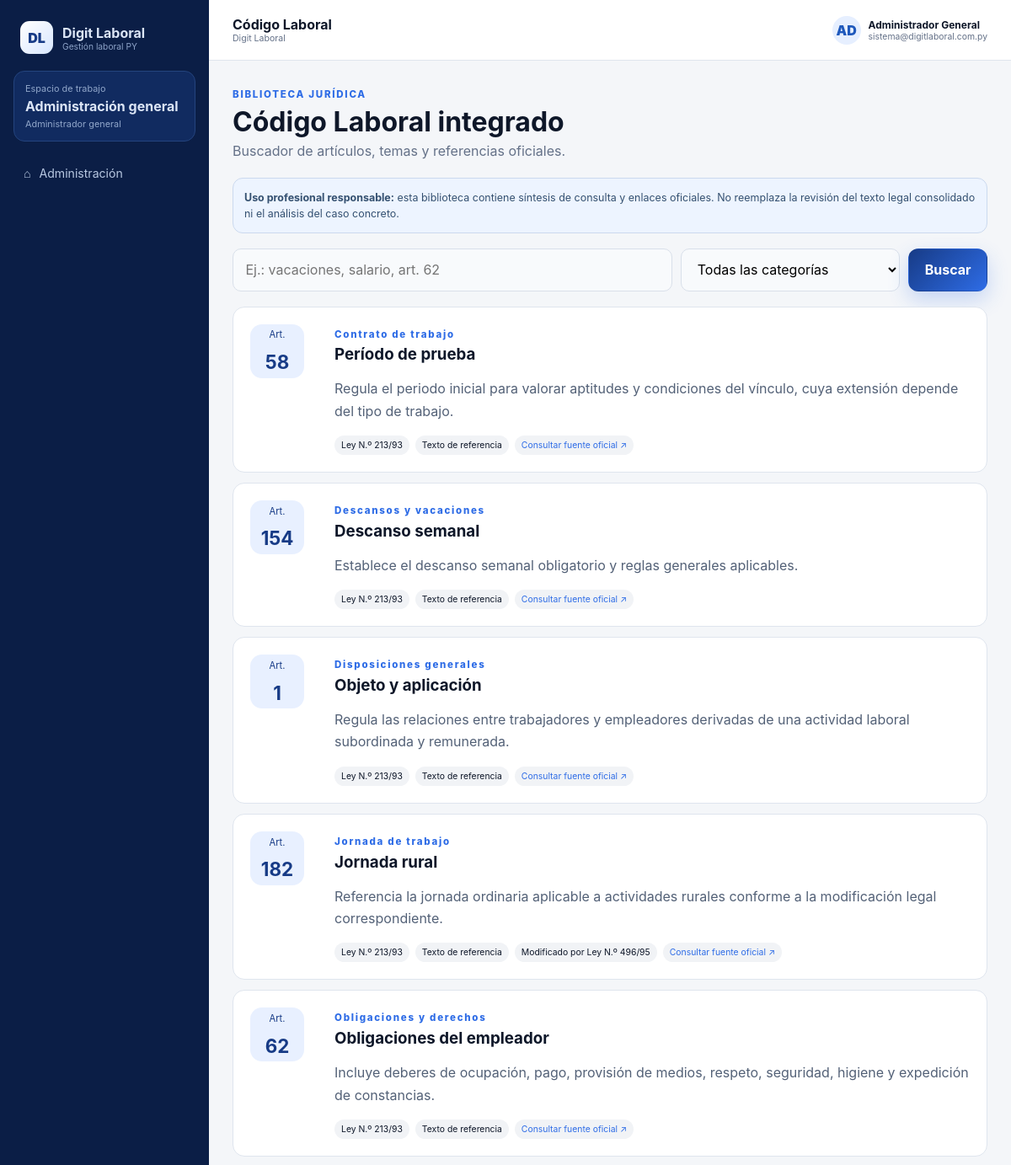
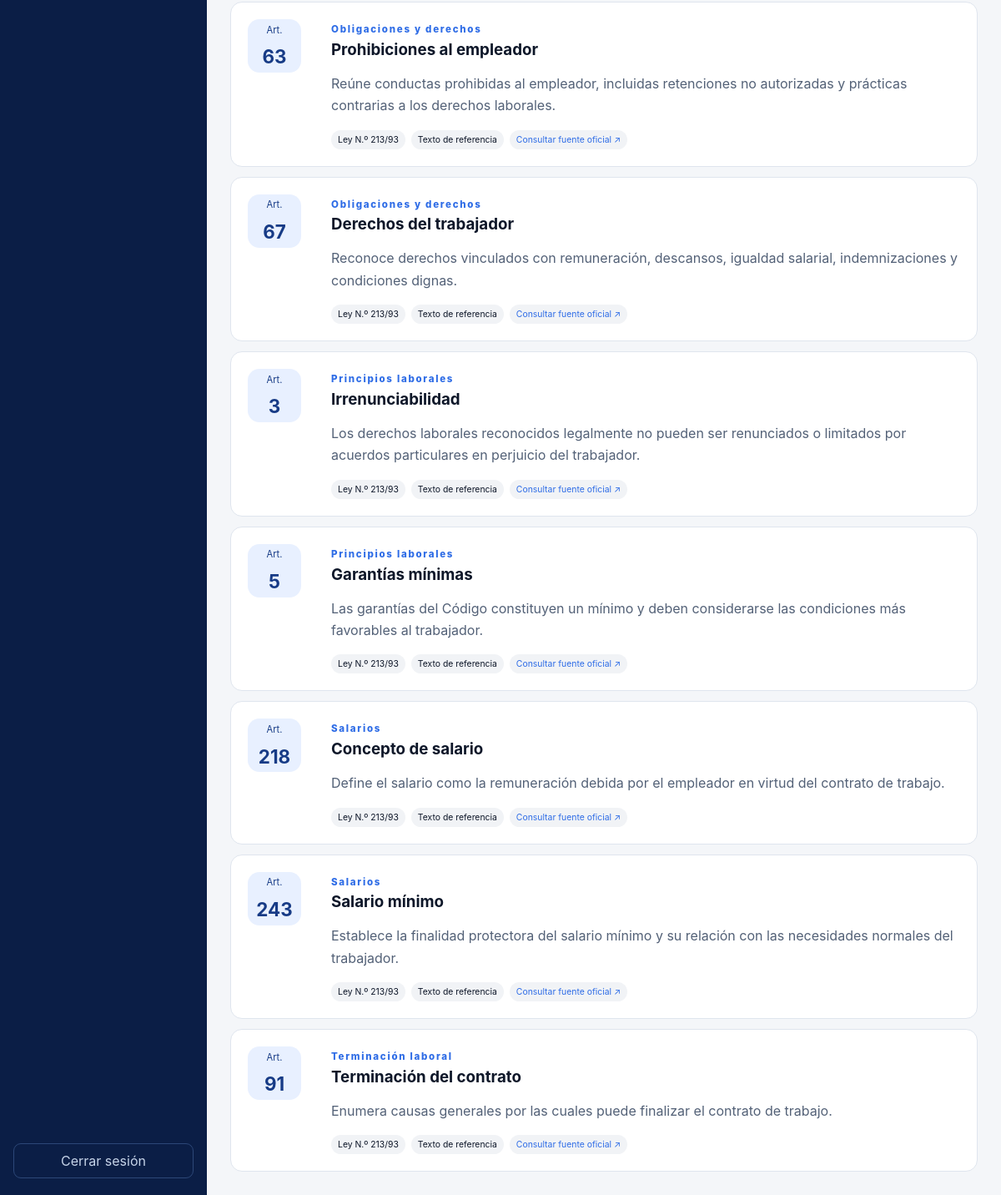
The page /app/labor-code (signed in) on the database its author committed (2 pictures, top to bottom).
### app/models.py (models this page shows)
class User(Base):
    __tablename__ = "users"
    id: Mapped[int] = mapped_column(primary_key=True)
    studio_id: Mapped[Optional[int]] = mapped_column(ForeignKey("studios.id"), nullable=True, index=True)
    company_id: Mapped[Optional[int]] = mapped_column(ForeignKey("companies.id"), nullable=True, index=True)
    full_name: Mapped[str] = mapped_column(String(160))
    email: Mapped[str] = mapped_column(String(180), unique=True, index=True)
    password_hash: Mapped[str] = mapped_column(String(300))
    role: Mapped[str] = mapped_column(String(40), default="auxiliar")
    active: Mapped[bool] = mapped_column(Boolean, default=True)
    must_change_password: Mapped[bool] = mapped_column(Boolean, default=True)
    last_login_at: Mapped[Optional[datetime]] = mapped_column(DateTime, nullable=True)
    created_at: Mapped[datetime] = mapped_column(DateTime, default=lambda: datetime.now(UTC))
    studio: Mapped[Optional[Studio]] = relationship(back_populates="users")
    company: Mapped[Optional["Company"]] = relationship(back_populates="users")

class LaborArticle(Base):
    __tablename__ = "labor_articles"
    id: Mapped[int] = mapped_column(primary_key=True)
    law_number: Mapped[str] = mapped_column(String(40), default="Ley N.º 213/93")
    article_number: Mapped[str] = mapped_column(String(20), index=True)
    heading: Mapped[str] = mapped_column(String(220), default="")
    category: Mapped[str] = mapped_column(String(120), index=True)
    body: Mapped[str] = mapped_column(Text)
    content_status: Mapped[str] = mapped_column(String(60), default="Texto de referencia")
    amendment_note: Mapped[str] = mapped_column(String(240), default="")
    source_name: Mapped[str] = mapped_column(String(120), default="BACN")
    source_url: Mapped[str] = mapped_column(String(500))
    reviewed_at: Mapped[date] = mapped_column(Date, default=date.today)

### app/main.py (the view)
@app.get("/app/labor-code", response_class=HTMLResponse)
def labor_code_page(request: Request, q: str = "", category: str = "", user: User = Depends(require_user), db: Session = Depends(get_db)):
    query = select(LaborArticle)
    if q.strip():
        term = f"%{q.strip()}%"
        query = query.where(or_(LaborArticle.article_number.ilike(term), LaborArticle.heading.ilike(term), LaborArticle.body.ilike(term)))
    if category.strip():
        query = query.where(LaborArticle.category == category)
    articles = list(db.scalars(query.order_by(LaborArticle.category, LaborArticle.article_number)))
    categories = list(db.scalars(select(LaborArticle.category).distinct().order_by(LaborArticle.category)))
    return render(request, "labor_code.html", db, user, articles=articles, categories=categories, q=q, category=category)

### app/templates/labor_code.html (shortened to what this page needs)
{% extends "base.html" %}
{% block page_name %}Código Laboral{% endblock %}
{% block content %}
<div class="page-header"><div><span class="eyebrow">BIBLIOTECA JURÍDICA</span><h1>Código Laboral integrado</h1><p>Buscador de artículos, temas y referencias oficiales.</p></div></div>
<div class="legal-warning"><b>Uso profesional responsable:</b> esta biblioteca contiene síntesis de consulta y enlaces oficiales. No reemplaza la revisión del texto legal consolidado ni el análisis del caso concreto.</div>
<form method="get" class="legal-search"><input name="q" value="{{ q }}" placeholder="Ej.: vacaciones, salario, art. 62"><select name="category"><option value="">Todas las categorías</option></select><button class="btn primary" type="submit">Buscar</button></form>
<section class="article-list">{% for article in articles %}<article><div class="article-number">Art.<b>{{ article.article_number }}</b></div><div><span class="eyebrow">{{ article.category }}</span><h3>{{ article.heading }}</h3><p>{{ article.body }}</p><div class="article-meta"><span>{{ article.law_number }}</span><span>{{ article.content_status }}</span>{% if article.amendment_note %}<span>{{ article.amendment_note }}</span>{% endif %}<a href="{{ article.source_url }}" target="_blank" rel="noopener">Consultar fuente oficial ↗</a></div></div></article>{% else %}<div class="empty-large"><h3>Sin resultados</h3><p>Probá con otro artículo o palabra.</p></div>{% endfor %}</section>
{% endblock %}

### app/templates/base.html (shortened to what this page needs)
<!doctype html>
<html lang="es">
<head>
  <link rel="stylesheet" href="{{ url_for('static', path='app.css') }}">
</head>
<body class="{% if user %}app-body{% else %}public-body{% endif %}">
{% if user %}
  <aside class="sidebar" id="sidebar">
    <a class="brand" href="{{ '/admin' if user.role == 'superadmin' else '/app' }}">
      <span class="brand-mark">DL</span>
      <span><strong>Digit Laboral</strong><small>Gestión laboral PY</small></span>
    </a>
    <div class="workspace-card">
      <span>Espacio de trabajo</span>
      <strong>{% if user.role == 'superadmin' %}Administración general{% elif studio %}{{ studio.name }}{% else %}Empresa vinculada{% endif %}</strong>
      <small>{{ user.role|replace('superadmin','Administrador general')|capitalize }}</small>
    </div>
    <nav class="side-nav">
      {% if user.role == 'superadmin' %}
        <a class="{{ 'active' if active_path.startswith('/admin') else '' }}" href="/admin"><span>⌂</span>Administración</a>
      {% endif %}
    </nav>
    <div class="sidebar-bottom">
      <form method="post" action="/logout"><button class="logout-btn" type="submit">Cerrar sesión</button></form>
    </div>
  </aside>
  <div class="app-shell">
    <header class="topbar">
      <div class="topbar-title"><strong>{% block page_name %}Panel{% endblock %}</strong><small>Digit Laboral</small></div>
      <div class="top-actions">
        <div class="user-chip"><span class="avatar">{{ user.full_name[:2]|upper }}</span><span><b>{{ user.full_name }}</b><small>{{ user.email }}</small></span></div>
      </div>
    </header>
    <main class="main-content">{% block content %}{% endblock %}</main>
  </div>
{% else %}
  {% block public_content %}{% endblock %}
{% endif %}
</body>
</html>

### app/static/app.css (style rules this page uses)
:root { --navy:#0b1f48;--blue:#173b86;--bright:#2e6ce6;--sky:#eaf2ff;--ink:#0e1729;--muted:#647188;--line:#dfe5ee;--soft:#f5f7fa;--white:#fff;--green:#14a478;--orange:#f47c36;--violet:#6b43d6;--danger:#c43c3c;--shadow:0 16px 40px rgba(21,42,86,.10) }
* { box-sizing:border-box }
html { scroll-behavior:smooth }
body { margin:0;font-family:Inter,ui-sans-serif,system-ui,-apple-system,"Segoe UI",sans-serif;color:var(--ink);background:var(--soft) }
a { text-decoration:none;color:inherit }
button,input,select,textarea { font:inherit }
.btn { display:inline-flex;align-items:center;justify-content:center;gap:.5rem;border:1px solid transparent;border-radius:12px;padding:.82rem 1.15rem;font-weight:750;cursor:pointer }
.btn.primary { background:linear-gradient(135deg,var(--blue),var(--bright));color:#fff;box-shadow:0 10px 24px rgba(46,108,230,.24) }
.eyebrow { font-size:.72rem;letter-spacing:.15em;font-weight:850;color:var(--bright) }
.login-form input,.form-grid input,.form-grid select,.form-grid textarea,.search-form input,.search-form select,.legal-search input,.legal-search select,.inline-status select,.status-form select { width:100%;border:1px solid #d9e0ea;background:#f8fafc;border-radius:10px;padding:.82rem .9rem;outline:none }
.app-body { background:#f4f6f9 }
.sidebar { position:fixed;left:0;top:0;bottom:0;width:248px;background:#0b1e46;color:#dbe5f6;padding:20px 16px;display:flex;flex-direction:column;z-index:40 }
.brand { display:flex;align-items:center;gap:11px;padding:5px 8px 20px }
.brand-mark { width:39px;height:39px;border-radius:11px;background:linear-gradient(135deg,#fff,#d8e7ff);color:#173b86;display:grid;place-items:center;font-weight:900 }
.brand span:last-child { display:flex;flex-direction:column }
.brand small { color:#8da3c8;font-size:.64rem }
.workspace-card { background:#112b60;border:1px solid #24447e;border-radius:13px;padding:13px;margin-bottom:18px;display:grid;gap:4px }
.workspace-card span,.workspace-card small,.plan-box span,.plan-box small { font-size:.68rem;color:#91a7ca }
.side-nav { display:grid;gap:5px }
.side-nav a { padding:11px 12px;border-radius:9px;display:flex;gap:10px;align-items:center;font-size:.88rem;color:#b8c8e2 }
.sidebar-bottom { margin-top:auto;display:grid;gap:12px }
.logout-btn { width:100%;background:transparent;color:#c6d4e9;border:1px solid #2c4778;border-radius:9px;padding:10px;cursor:pointer }
.app-shell { margin-left:248px;min-height:100vh }
.topbar { height:72px;background:#fff;border-bottom:1px solid var(--line);display:flex;align-items:center;justify-content:space-between;padding:0 28px;position:sticky;top:0;z-index:25 }
.topbar-title { display:flex;flex-direction:column }
.topbar-title small { color:var(--muted);font-size:.66rem }
.top-actions { display:flex;align-items:center;gap:16px }
.user-chip { display:flex;align-items:center;gap:9px }
.user-chip>span:last-child { display:flex;flex-direction:column;font-size:.75rem }
.user-chip small { color:var(--muted);font-size:.65rem }
.avatar { width:34px;height:34px;border-radius:50%;background:#e6efff;color:#1f59bc;display:grid;place-items:center;font-weight:900 }
.main-content { padding:28px;max-width:1500px;margin:auto }
.legal-note,.legal-warning { margin-top:18px;border:1px solid #cbd9ee;background:#edf4ff;border-radius:12px;padding:13px;color:#345070;font-size:.78rem;line-height:1.55 }
.page-header { display:flex;align-items:flex-end;justify-content:space-between;margin-bottom:22px }
.page-header h1 { font-size:2rem;margin:.3rem 0 }
.page-header p { margin:0;color:var(--muted) }
.legal-search { display:grid;grid-template-columns:1fr 260px auto;gap:10px;margin:18px 0 }
.article-list { display:grid;gap:12px }
.article-list article { background:#fff;border:1px solid var(--line);border-radius:14px;padding:20px;display:grid;grid-template-columns:80px 1fr;gap:20px }
.article-number { width:64px;height:64px;border-radius:14px;background:#e8f0ff;color:#173b86;display:grid;place-items:center;font-size:.7rem }
.article-number b { font-size:1.4rem }
.article-list h3 { margin:.3rem 0 }
.article-list p { color:#536177;line-height:1.65 }
.article-meta { display:flex;flex-wrap:wrap;gap:7px }
.article-meta span,.article-meta a { font-size:.65rem;padding:5px 8px;background:#f1f3f6;border-radius:15px }
.article-meta a { color:var(--bright) }

### rows shown on the page
User: role "Administrador general", full_name "AD", full_name "Administrador General", email "sistema@digitlaboral.com.py"
LaborArticle: article_number "58", category "Contrato de trabajo", heading "Período de prueba", body "Regula el periodo inicial para valorar aptitudes y condiciones del vínculo, cuya extensión depende del tipo de trabajo.", law_number "Ley N.º 213/93", content_status "Texto de referencia"
LaborArticle: article_number "154", category "Descansos y vacaciones", heading "Descanso semanal", body "Establece el descanso semanal obligatorio y reglas generales aplicables.", law_number "Ley N.º 213/93", content_status "Texto de referencia"
LaborArticle: article_number "1", category "Disposiciones generales", heading "Objeto y aplicación", body "Regula las relaciones entre trabajadores y empleadores derivadas de una actividad laboral subordinada y remunerada.", law_number "Ley N.º 213/93", content_status "Texto de referencia"
LaborArticle: article_number "182", category "Jornada de trabajo", heading "Jornada rural", body "Referencia la jornada ordinaria aplicable a actividades rurales conforme a la modificación legal correspondiente.", law_number "Ley N.º 213/93", content_status "Texto de referencia", amendment_note "Modificado por Ley N.º 496/95"
LaborArticle: article_number "62", category "Obligaciones y derechos", heading "Obligaciones del empleador", body "Incluye deberes de ocupación, pago, provisión de medios, respeto, seguridad, higiene y expedición de constancias.", law_number "Ley N.º 213/93", content_status "Texto de referencia"
LaborArticle: article_number "63", category "Obligaciones y derechos", heading "Prohibiciones al empleador", body "Reúne conductas prohibidas al empleador, incluidas retenciones no autorizadas y prácticas contrarias a los derechos laborales.", law_number "Ley N.º 213/93", content_status "Texto de referencia"
LaborArticle: article_number "67", category "Obligaciones y derechos", heading "Derechos del trabajador", body "Reconoce derechos vinculados con remuneración, descansos, igualdad salarial, indemnizaciones y condiciones dignas.", law_number "Ley N.º 213/93", content_status "Texto de referencia"
LaborArticle: article_number "3", category "Principios laborales", heading "Irrenunciabilidad", body "Los derechos laborales reconocidos legalmente no pueden ser renunciados o limitados por acuerdos particulares en perjuicio del trabajador.", law_number "Ley N.º 213/93", content_status "Texto de referencia"
LaborArticle: article_number "5", category "Principios laborales", heading "Garantías mínimas", body "Las garantías del Código constituyen un mínimo y deben considerarse las condiciones más favorables al trabajador.", law_number "Ley N.º 213/93", content_status "Texto de referencia"
LaborArticle: article_number "218", category "Salarios", heading "Concepto de salario", body "Define el salario como la remuneración debida por el empleador en virtud del contrato de trabajo.", law_number "Ley N.º 213/93", content_status "Texto de referencia"
LaborArticle: article_number "243", category "Salarios", heading "Salario mínimo", body "Establece la finalidad protectora del salario mínimo y su relación con las necesidades normales del trabajador.", law_number "Ley N.º 213/93", content_status "Texto de referencia"
LaborArticle: article_number "91", category "Terminación laboral", heading "Terminación del contrato", body "Enumera causas generales por las cuales puede finalizar el contrato de trabajo.", law_number "Ley N.º 213/93", content_status "Texto de referencia"
